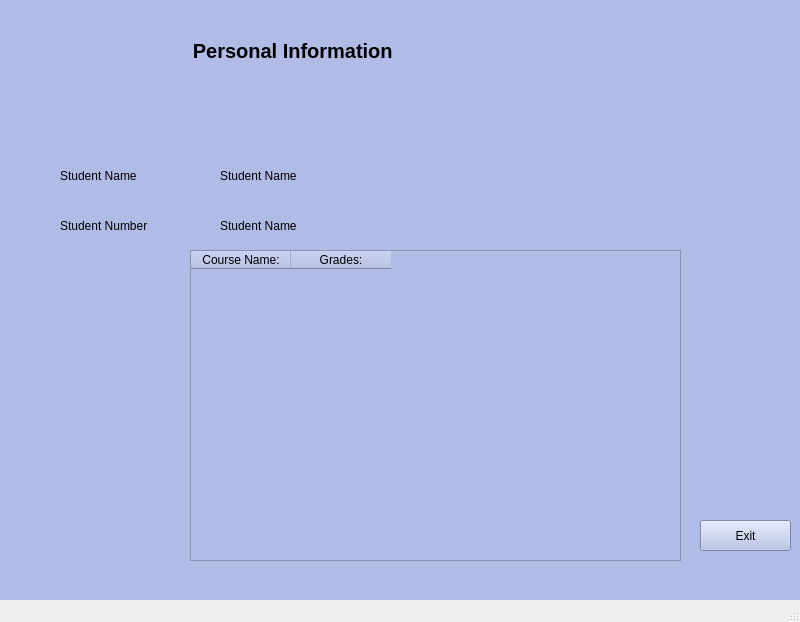
<?xml version="1.0" encoding="UTF-8"?>
<ui version="4.0">
 <class>MainWindow</class>
 <widget class="QMainWindow" name="MainWindow">
  <property name="geometry">
   <rect>
    <x>0</x>
    <y>0</y>
    <width>800</width>
    <height>622</height>
   </rect>
  </property>
  <property name="minimumSize">
   <size>
    <width>800</width>
    <height>600</height>
   </size>
  </property>
  <property name="windowTitle">
   <string>MainWindow</string>
  </property>
  <widget class="QWidget" name="centralwidget">
   <widget class="QStackedWidget" name="stackedWidget">
    <property name="geometry">
     <rect>
      <x>0</x>
      <y>0</y>
      <width>800</width>
      <height>600</height>
     </rect>
    </property>
    <property name="minimumSize">
     <size>
      <width>800</width>
      <height>600</height>
     </size>
    </property>
    <property name="maximumSize">
     <size>
      <width>800</width>
      <height>600</height>
     </size>
    </property>
    <property name="styleSheet">
     <string notr="true">background-color: rgb(177, 188, 230)</string>
    </property>
    <property name="currentIndex">
     <number>5</number>
    </property>
    <widget class="QWidget" name="login">
     <widget class="QPushButton" name="pushButton">
      <property name="geometry">
       <rect>
        <x>130</x>
        <y>330</y>
        <width>131</width>
        <height>61</height>
       </rect>
      </property>
      <property name="text">
       <string>For Students</string>
      </property>
     </widget>
     <widget class="QPushButton" name="pushButton_2">
      <property name="geometry">
       <rect>
        <x>330</x>
        <y>330</y>
        <width>141</width>
        <height>61</height>
       </rect>
      </property>
      <property name="text">
       <string>For Teachers</string>
      </property>
     </widget>
     <widget class="QLabel" name="label">
      <property name="geometry">
       <rect>
        <x>190</x>
        <y>220</y>
        <width>231</width>
        <height>31</height>
       </rect>
      </property>
      <property name="font">
       <font>
        <pointsize>17</pointsize>
        <weight>75</weight>
        <bold>true</bold>
       </font>
      </property>
      <property name="text">
       <string>Please select one.</string>
      </property>
      <property name="alignment">
       <set>Qt::AlignCenter</set>
      </property>
     </widget>
    </widget>
    <widget class="QWidget" name="page_5"/>
    <widget class="QWidget" name="teacher_entry">
     <widget class="QPushButton" name="pushButton_6">
      <property name="geometry">
       <rect>
        <x>210</x>
        <y>170</y>
        <width>181</width>
        <height>61</height>
       </rect>
      </property>
      <property name="text">
       <string>Username</string>
      </property>
     </widget>
     <widget class="QPushButton" name="pushButton_7">
      <property name="geometry">
       <rect>
        <x>210</x>
        <y>250</y>
        <width>181</width>
        <height>61</height>
       </rect>
      </property>
      <property name="text">
       <string>Password</string>
      </property>
     </widget>
     <widget class="QPushButton" name="pushButton_8">
      <property name="geometry">
       <rect>
        <x>250</x>
        <y>340</y>
        <width>100</width>
        <height>32</height>
       </rect>
      </property>
      <property name="text">
       <string>Login</string>
      </property>
     </widget>
    </widget>
    <widget class="QWidget" name="teacher_info">
     <widget class="QLabel" name="label_4">
      <property name="geometry">
       <rect>
        <x>150</x>
        <y>70</y>
        <width>311</width>
        <height>31</height>
       </rect>
      </property>
      <property name="font">
       <font>
        <pointsize>15</pointsize>
        <weight>75</weight>
        <bold>true</bold>
       </font>
      </property>
      <property name="text">
       <string>Personal Information </string>
      </property>
      <property name="alignment">
       <set>Qt::AlignCenter</set>
      </property>
     </widget>
     <widget class="QPushButton" name="sListButton">
      <property name="geometry">
       <rect>
        <x>40</x>
        <y>330</y>
        <width>151</width>
        <height>31</height>
       </rect>
      </property>
      <property name="text">
       <string>Student List:</string>
      </property>
     </widget>
     <widget class="QTableWidget" name="tableWidget">
      <property name="geometry">
       <rect>
        <x>210</x>
        <y>330</y>
        <width>361</width>
        <height>231</height>
       </rect>
      </property>
      <column>
       <property name="text">
        <string>Course Name:</string>
       </property>
      </column>
      <column>
       <property name="text">
        <string>Student Name:</string>
       </property>
      </column>
      <column>
       <property name="text">
        <string>Grades:</string>
       </property>
      </column>
     </widget>
     <widget class="QLabel" name="tNameLabel">
      <property name="geometry">
       <rect>
        <x>50</x>
        <y>120</y>
        <width>141</width>
        <height>31</height>
       </rect>
      </property>
      <property name="text">
       <string>teachername</string>
      </property>
     </widget>
     <widget class="QLineEdit" name="tNameLine">
      <property name="geometry">
       <rect>
        <x>180</x>
        <y>120</y>
        <width>161</width>
        <height>31</height>
       </rect>
      </property>
     </widget>
     <widget class="QLabel" name="lNameLabel">
      <property name="geometry">
       <rect>
        <x>50</x>
        <y>180</y>
        <width>81</width>
        <height>31</height>
       </rect>
      </property>
      <property name="text">
       <string>Lesson</string>
      </property>
     </widget>
     <widget class="QLineEdit" name="lAddorDeleteLine">
      <property name="geometry">
       <rect>
        <x>180</x>
        <y>180</y>
        <width>161</width>
        <height>31</height>
       </rect>
      </property>
     </widget>
     <widget class="QPushButton" name="lAddButton">
      <property name="geometry">
       <rect>
        <x>370</x>
        <y>180</y>
        <width>91</width>
        <height>31</height>
       </rect>
      </property>
      <property name="text">
       <string>Add Lesson</string>
      </property>
     </widget>
     <widget class="QPushButton" name="lDeleteButton">
      <property name="geometry">
       <rect>
        <x>480</x>
        <y>180</y>
        <width>91</width>
        <height>31</height>
       </rect>
      </property>
      <property name="text">
       <string>Delete Lesson</string>
      </property>
     </widget>
     <widget class="QLabel" name="sNameLabel">
      <property name="geometry">
       <rect>
        <x>50</x>
        <y>230</y>
        <width>101</width>
        <height>31</height>
       </rect>
      </property>
      <property name="text">
       <string>Student</string>
      </property>
     </widget>
     <widget class="QLineEdit" name="sAddorDeleteLine">
      <property name="geometry">
       <rect>
        <x>180</x>
        <y>230</y>
        <width>161</width>
        <height>31</height>
       </rect>
      </property>
     </widget>
     <widget class="QPushButton" name="sAddButton">
      <property name="geometry">
       <rect>
        <x>370</x>
        <y>230</y>
        <width>91</width>
        <height>31</height>
       </rect>
      </property>
      <property name="text">
       <string>Add Student</string>
      </property>
     </widget>
     <widget class="QPushButton" name="sDeleteButton">
      <property name="geometry">
       <rect>
        <x>480</x>
        <y>230</y>
        <width>91</width>
        <height>31</height>
       </rect>
      </property>
      <property name="text">
       <string>Delete Student</string>
      </property>
     </widget>
     <widget class="QLabel" name="actInfoLabel">
      <property name="geometry">
       <rect>
        <x>50</x>
        <y>280</y>
        <width>501</width>
        <height>31</height>
       </rect>
      </property>
      <property name="text">
       <string>actInfoLabel</string>
      </property>
     </widget>
    </widget>
    <widget class="QWidget" name="student_entry">
     <widget class="QPushButton" name="pushButton_3">
      <property name="geometry">
       <rect>
        <x>210</x>
        <y>170</y>
        <width>191</width>
        <height>61</height>
       </rect>
      </property>
      <property name="text">
       <string>Student Number</string>
      </property>
     </widget>
     <widget class="QPushButton" name="pushButton_4">
      <property name="geometry">
       <rect>
        <x>210</x>
        <y>260</y>
        <width>191</width>
        <height>61</height>
       </rect>
      </property>
      <property name="text">
       <string>Password</string>
      </property>
     </widget>
     <widget class="QPushButton" name="pushButton_5">
      <property name="geometry">
       <rect>
        <x>260</x>
        <y>360</y>
        <width>100</width>
        <height>32</height>
       </rect>
      </property>
      <property name="text">
       <string>Login</string>
      </property>
     </widget>
    </widget>
    <widget class="QWidget" name="student_info">
     <widget class="QLabel" name="label_2">
      <property name="geometry">
       <rect>
        <x>100</x>
        <y>30</y>
        <width>391</width>
        <height>41</height>
       </rect>
      </property>
      <property name="font">
       <font>
        <pointsize>15</pointsize>
        <weight>75</weight>
        <bold>true</bold>
       </font>
      </property>
      <property name="text">
       <string>Personal Information </string>
      </property>
      <property name="alignment">
       <set>Qt::AlignCenter</set>
      </property>
     </widget>
     <widget class="QTableWidget" name="tableWidget_2">
      <property name="geometry">
       <rect>
        <x>190</x>
        <y>250</y>
        <width>491</width>
        <height>311</height>
       </rect>
      </property>
      <column>
       <property name="text">
        <string>Course Name:</string>
       </property>
      </column>
      <column>
       <property name="text">
        <string>Grades:</string>
       </property>
      </column>
     </widget>
     <widget class="QLabel" name="sNumberLabel">
      <property name="geometry">
       <rect>
        <x>60</x>
        <y>210</y>
        <width>101</width>
        <height>31</height>
       </rect>
      </property>
      <property name="text">
       <string>Student Number</string>
      </property>
     </widget>
     <widget class="QLabel" name="sNameLabel_4">
      <property name="geometry">
       <rect>
        <x>60</x>
        <y>160</y>
        <width>121</width>
        <height>31</height>
       </rect>
      </property>
      <property name="text">
       <string>Student Name</string>
      </property>
     </widget>
     <widget class="QPushButton" name="studentExit">
      <property name="geometry">
       <rect>
        <x>700</x>
        <y>520</y>
        <width>91</width>
        <height>31</height>
       </rect>
      </property>
      <property name="text">
       <string>Exit</string>
      </property>
     </widget>
     <widget class="QLabel" name="sNameLabel_2">
      <property name="geometry">
       <rect>
        <x>220</x>
        <y>160</y>
        <width>121</width>
        <height>31</height>
       </rect>
      </property>
      <property name="text">
       <string>Student Name</string>
      </property>
     </widget>
     <widget class="QLabel" name="sNameLabel_6">
      <property name="geometry">
       <rect>
        <x>220</x>
        <y>210</y>
        <width>121</width>
        <height>31</height>
       </rect>
      </property>
      <property name="text">
       <string>Student Name</string>
      </property>
     </widget>
    </widget>
   </widget>
  </widget>
  <widget class="QMenuBar" name="menubar">
   <property name="geometry">
    <rect>
     <x>0</x>
     <y>0</y>
     <width>800</width>
     <height>26</height>
    </rect>
   </property>
  </widget>
  <widget class="QStatusBar" name="statusbar"/>
 </widget>
 <resources/>
 <connections/>
</ui>
